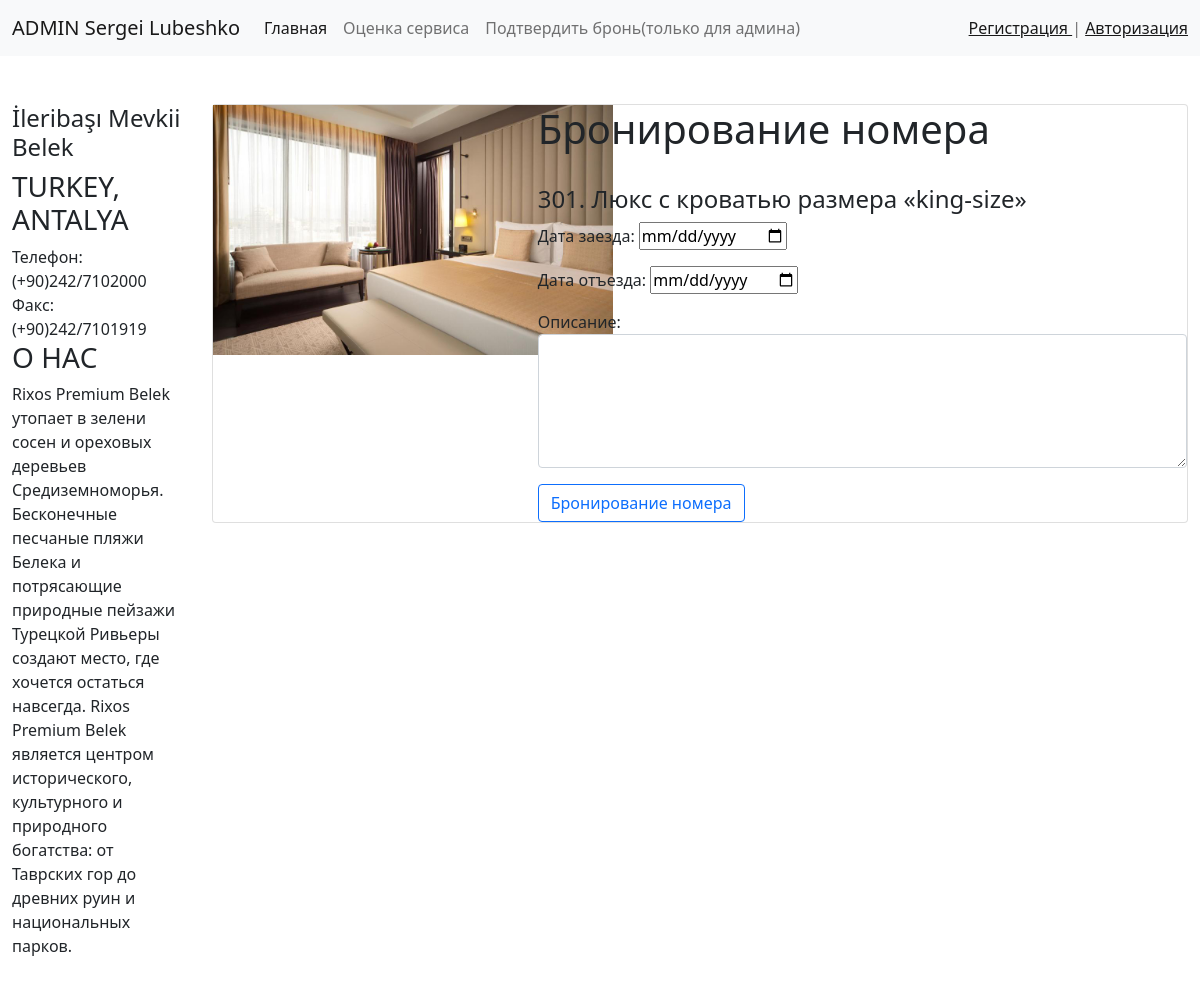
Page /room/boking/2/ on the committed database.
### hotel/models.py (models this page shows, shortened)
class Room(models.Model):
    photo = models.ImageField(verbose_name='Фото', upload_to='photos/%Y/%m/%d', blank=True)
    title = models.CharField(max_length=60, verbose_name='Название номера')
    desc = models.TextField(verbose_name='Описание номера', max_length=500, blank=True)
    size = models.PositiveSmallIntegerField(verbose_name='Площадь номера')
    smoke = models.BooleanField(default=True, verbose_name='Не курят')
    price = models.PositiveSmallIntegerField(verbose_name='Цена за сутки', default=30)
    num_people = models.IntegerField(
        default=1,
        validators=[
            MinValueValidator(1),
            MaxValueValidator(10)
        ],
        verbose_name='Кол-во спальных мест'
    )
    facilities = models.ManyToManyField("Facilities")

### hotel/views.py (the view)
# urls.py: path('room/boking/<int:room_id>/', booking, name="booking"),
def booking(request, room_id):
    room = Room.objects.get(id=room_id)
    if request.method == "POST":
        room_booking = room.booking_room.values_list("date_arrival", 'date_departure')
        date_arriv = request.POST["date_arrival"]
        date_depar = request.POST["date_departure"]
        result = check_date(room_booking, date_arriv, date_depar)
        if result == False:
            messages.error(request, "Номер в указанные даты занят")
            form = BookingForm()
        elif result == "Date":
            messages.error(request, "Не правильно указаны даты")
            form = BookingForm()
        else:
            form = BookingForm(request.POST)
            if form.is_valid():
                note = form.save(commit=False)
                note.users = request.user
                note.rooms = room
                note.save()
                messages.success(request, "Номер забронирован")
    else:
        form = BookingForm()
    context = {"form": form, "room": room}
    return render(request, template_name="hotel/booking.html", context=context)

### hotel/forms.py
class BookingForm(forms.ModelForm):
    class Meta:
        model = BokkingRoom
        fields = ['date_arrival', 'date_departure', 'desc']
        widgets = {
            'desc': forms.Textarea(attrs={'class': 'form-control', 'rows': 5}),
            'date_arrival': DateInput(),  # Записать
            'date_departure': DateInput(),
        }

### hotel/templates/hotel/booking.html (shortened to what this page needs)
{% extends "base.html" %}
{% block content %}
    <div class="card">
        <div class="row g-0">
            <div class="col-md-4">
                {% if room.photo %}
                    <img class="mr-3" src="{{ room.photo.url }}" width="400" height="250" alt="">
                {% else %}
                    <img class="mr-3" src="../../../images/photos/2021/05/23/def.jpg" width="400" height="250" alt="">
                {% endif %}
            </div>
            <div class="col-md-8">
                <h1> Бронирование номера</h1><br>
                <h4> {{ room.title }} </h4>
                <form action="" method="post">
                    {{ form.as_p }}
                    <button type="submit" class="btn btn-outline-primary">Бронирование номера</button>
                </form>
            </div>
{% endblock %}

### rows in the picture
Room: photo (picture), title "301. Люкс с кроватью размера «king-size»"
